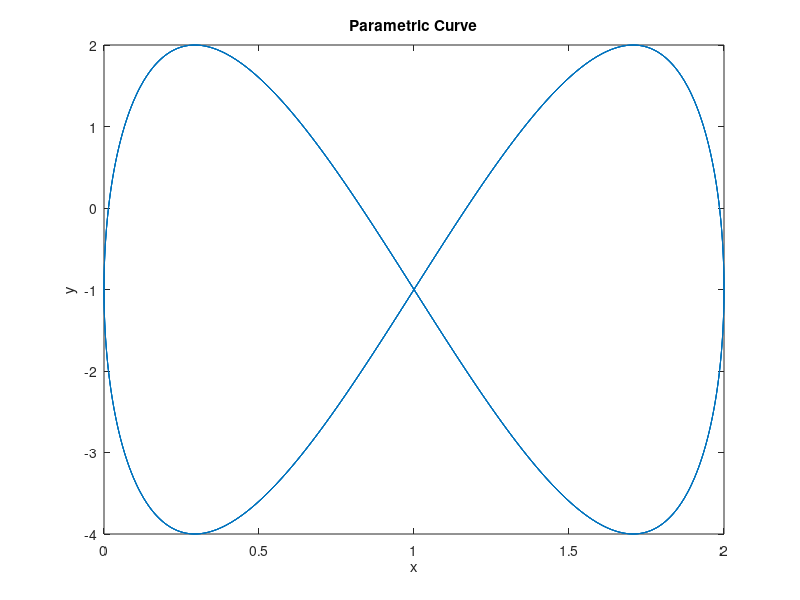

Write MATLAB code to recreate this figure.
t=linspace(0,4*pi, 1000);
x = 1 + cos(2*t);
y = -1 + 3*sin(4*t);
plot(x,y);
xlabel('x'),ylabel('y')
title('Parametric Curve')